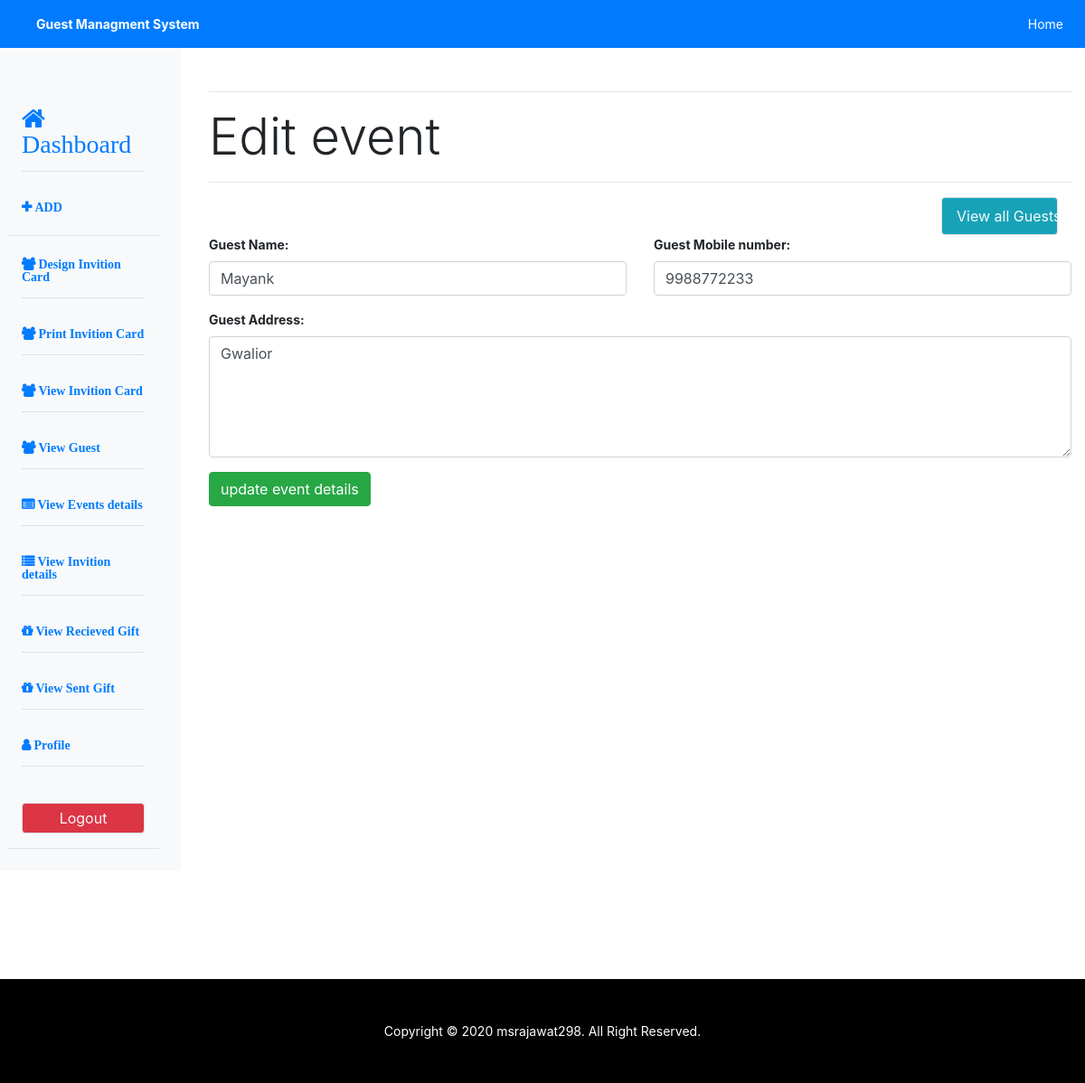
Page /user/add_guest.php?edit_id=3 (signed in) on the committed database.
### tables this page shows
CREATE TABLE `guest` (
  `id` int(11) NOT NULL,
  `user_id` int(11) NOT NULL,
  `name` varchar(50) NOT NULL,
  `email` varchar(50) DEFAULT NULL,
  `mobile` varchar(10) NOT NULL,
  `pic` varchar(100) DEFAULT NULL,
  `address` varchar(500) NOT NULL
);

### user/include/db.php (called while the page is built, shortened)
<?php
class db
{
    private $servername = "localhost";
    private $username = "root";
    private $password = "";
    private $dbname = "event_mang";
    private $conn;
    function __construct()
    {
        try {
            $this->conn = new PDO("mysql:host=$this->servername;dbname=$this->dbname", $this->username, $this->password);
            $this->conn->setAttribute(PDO::ATTR_ERRMODE, PDO::ERRMODE_EXCEPTION);
            return "Connected successfully";
        } catch (PDOException $e) {
            return "Connection failed: " . $e->getMessage();
        }
    }
    function select($table_name,$condtion="")
    {
        $stmt = $this->conn->prepare("SELECT * FROM $table_name WHERE 1 $condtion");
        $stmt->execute();
        $result = $stmt->fetchAll(PDO::FETCH_ASSOC);
        return $result;
    }
}
?>

### user/add_guest.php (the view, shortened to what this page needs)
a<?php
require_once 'include/db.php';
$table_name ="guest";
$user = new db();
if(isset($_GET['edit_id'])){
$con=" AND id = {$_GET['edit_id']}";
$edit = $user->select($table_name,$con);
	$guest_name=$edit[0]['name'];
	$mobile=$edit[0]['mobile'];
	$address=$edit[0]['address'];
}
?>
<?php include_once 'include/header.php';?>
<body>
<?php include 'include/navbar.php';?>
<div class="container-fluid" id="main">
		<div class="row row-offcanvas row-offcanvas-left">
<?php include 'include/sidebar.php';?>
 <div class="col main pt-5 mt-3">
				<hr>
				<h1 class="display-4 d-none d-sm-block">
				<?php if (!empty($_GET['edit_id'])){echo "Edit event";}else{ echo "Add event";}?></h1>
				<hr><span class="font-weight-bold text-info"><?php if(!empty($error))echo $error;?></span>
				<div class="col-lg-2 ml-auto">
					<a class="nav-link btn btn-outline-light bg-info  border"
						href="view_guest.php">View all Guests</a>
				</div>
				<form class="font-weight-bold" method="POST" id="myForm" action="" autocomplete="on" enctype="multipart/form-data">
					<div class="row">
						<div class="col-lg-6">
							<div class="form-group">
								<label for="name">Guest Name:</label>
								<input type="text"
									   class="form-control rounded"
									   id="bname"
									   placeholder="Enter Guest Name"
									   name="name"
									   value="<?php if(!empty($guest_name))echo $guest_name;?>">
							</div>
						</div>
					<div class="col-lg-6">
							<div class="form-group">
								<label for="mobile">Guest Mobile number:</label>
								<input type="number"
									   class="form-control rounded"
									   id="mobile"
									   placeholder="Guest Mobile number"
									   name="mobile"
									   min="1"
									   value="<?php if(!empty($mobile))echo $mobile;?>">
							</div>
						</div>
						<div class="col-lg-12">
							<div class="form-group">
								<label for="name">Guest Address:</label>
								<textarea class="form-control" rows="5" id="details"  name="details" ><?php if(!empty($address))echo $address;?></textarea>
							</div>
						</div>
						<div class="col-lg-6">
						<?php if (!empty($_GET['edit_id'])) {?>
							<input type="submit"  class="btn btn-success" name="update"
								value="update event details">
								<?php }else{?>
							<input type="submit" class="btn btn-success" name="submit"
								value="Add event"><?php }?>
						</div>
					</div>
				</form>
			</div>
		</div>
	</div>
<?php include 'include/footer.php';?>
</body>
</html>

### css/style.css (style rules this page uses)
body { font-size: .875rem; }
body, html { height:100%; }

### rows in the picture
guest: name "Mayank", mobile "9988772233", details "Gwalior"
